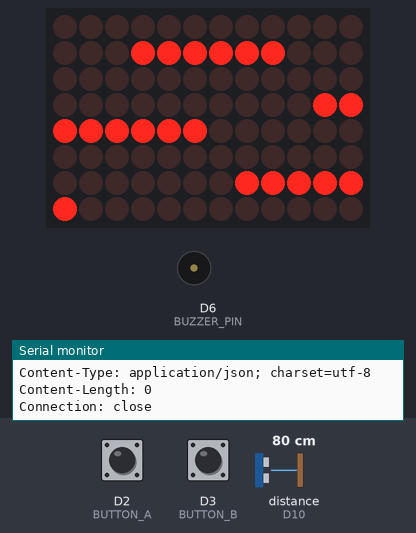
Bench run of a sketch on a simulated Arduino Uno R4 WiFi. Parts: 12×8 LED matrix, buzzer (waves = sounding), the last lines printed to the serial monitor. Wiring (inferred from the names in the program): ultrasonic range finder: trigger D9; echo D10. The inputs (shaded band) are chosen by the test bench; at power-on: distance to the obstacle (sensor on D10) 80 cm, D2 (BUTTON_A) HIGH, D3 (BUTTON_B) HIGH. The echo pulse lasts 58.3 µs per cm; WiFi joins after 1.5 s; servers stay silent unless stated; uploads are accepted with an empty reply.

Above: at 2.7 s.
2.8 s: distance to the obstacle (sensor on D10) set to 27 cm
4.3 s: distance to the obstacle (sensor on D10) set to 24 cm
At 4.9 s:
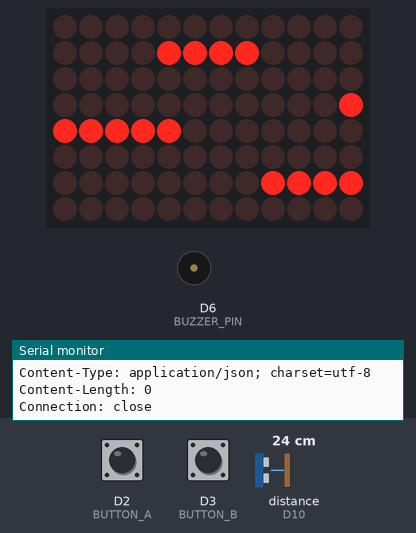
5.9 s: D2 (BUTTON_A) pulled LOW for 0.15 s
At 7.0 s:
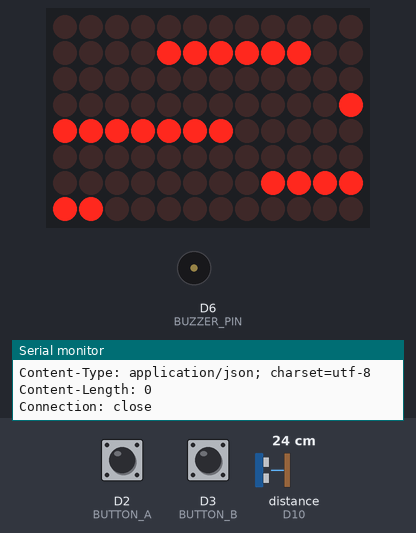
7.6 s: D2 (BUTTON_A) pulled LOW for 1 s
At 8.9 s:
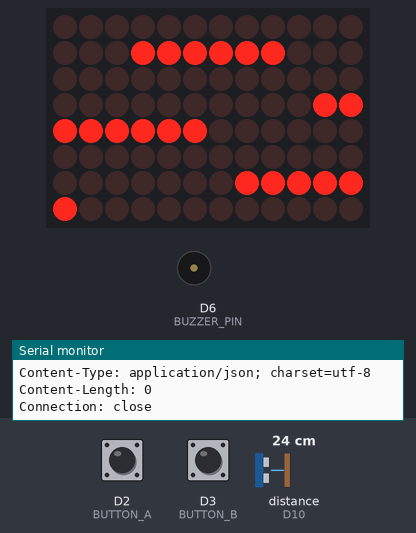
10.1 s: D2 (BUTTON_A) pulled LOW for 3.2 s
At 10.31 s:
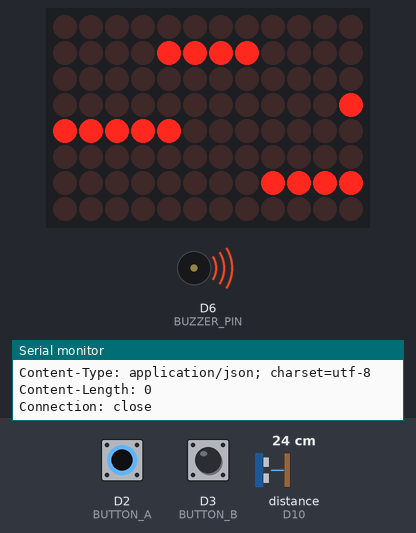
Timing chart, 0 to 13.1 s (numbered marks = the images above; inputs shaded):
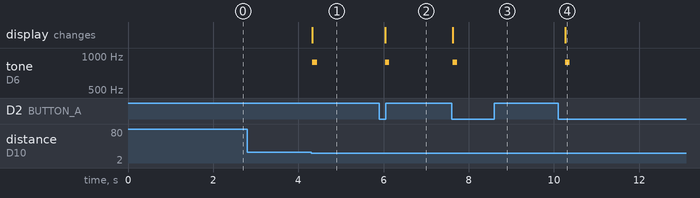

The sketch:

CODE_BLUE_X.ino
```cpp
#include <WiFiS3.h>
#include <Arduino_LED_Matrix.h>
// ArduinoJson v7 recommended (install from Library Manager)
const char WIFI_SSID[] = "YOUR_WIFI_SSID";
const char WIFI_PASSWORD[] = "YOUR_WIFI_PASSWORD";
const char CLOUD_HOST[] = "your-app.onrender.com"; // No https:// or slash
const char DEVICE_TOKEN[] = "REPLACE_WITH_DEVICE_TOKEN";
const int TRIG_PIN = 9;
const int ECHO_PIN = 10;
const int BUTTON_A = 2; // to GND, optional
const int BUTTON_B = 3; // to GND, optional
const int BUZZER_PIN = 6; // passive piezo to GND, optional
ArduinoLEDMatrix matrix;
WiFiSSLClient client;
unsigned long lastPoll=0,lastReconnect=0,lastWave=0;
bool wasNear=false;
int topic=0;
const uint32_t ICONS[3][3] = {
 {0x0001F800,0x0003FC00,0x0001F800},
 {0x0000F000,0x0001F800,0x0000F000},
 {0x0000FC00,0x0001FE00,0x0000FC00}
};
void indicate(){matrix.loadFrame(ICONS[topic]);}
long distanceCm(){digitalWrite(TRIG_PIN,LOW);delayMicroseconds(2);digitalWrite(TRIG_PIN,HIGH);delayMicroseconds(10);digitalWrite(TRIG_PIN,LOW);unsigned long us=pulseIn(ECHO_PIN,HIGH,24000UL);if(!us)return -1;return long(us/58UL);}
void connectWifi(){if(WiFi.status()==WL_CONNECTED)return;Serial.println("Connecting WiFi...");WiFi.begin(WIFI_SSID,WIFI_PASSWORD);unsigned long start=millis();while(WiFi.status()!=WL_CONNECTED && millis()-start<12000){delay(250);}Serial.println(WiFi.status()==WL_CONNECTED?"WiFi connected":"WiFi failed");}
void sendReading(long cm,bool wave){if(WiFi.status()!=WL_CONNECTED)return;client.stop();if(!client.connect(CLOUD_HOST,443)){Serial.println("TLS connection failed");return;}
 String payload=String("{\"distance\":")+String(cm<0?0:cm)+",\"gesture\":\""+(wave?"wave":"none")+"\"}";
 client.println("POST /api/device HTTP/1.1");client.print("Host: ");client.println(CLOUD_HOST);client.println("Content-Type: application/json");client.print("X-Device-Token: ");client.println(DEVICE_TOKEN);client.print("Content-Length: ");client.println(payload.length());client.println("Connection: close");client.println();client.print(payload);
 unsigned long start=millis();while(client.connected()&&millis()-start<3500){while(client.available()){Serial.write(client.read());start=millis();}delay(1);}client.stop();}
void setup(){Serial.begin(115200);pinMode(TRIG_PIN,OUTPUT);pinMode(ECHO_PIN,INPUT);pinMode(BUTTON_A,INPUT_PULLUP);pinMode(BUTTON_B,INPUT_PULLUP);pinMode(BUZZER_PIN,OUTPUT);matrix.begin();indicate();connectWifi();}
void loop(){unsigned long now=millis();if(WiFi.status()!=WL_CONNECTED&&now-lastReconnect>15000){lastReconnect=now;connectWifi();}
 if(now-lastPoll>=1400){lastPoll=now;long cm=distanceCm();bool near=(cm>=5&&cm<=25);bool wave=near&&!wasNear&&(now-lastWave>1800);wasNear=near;if(wave){lastWave=now;topic=(topic+1)%3;indicate();tone(BUZZER_PIN,880,120);}sendReading(cm,wave);}
 static bool oldA=HIGH,oldB=HIGH;bool a=digitalRead(BUTTON_A),b=digitalRead(BUTTON_B);if(oldA==HIGH&&a==LOW){topic=(topic+1)%3;indicate();tone(BUZZER_PIN,880,100);}if(oldB==HIGH&&b==LOW){tone(BUZZER_PIN,440,140);}oldA=a;oldB=b;delay(25);
}
```

Measured:
- the behaviour switches between 26 and 25 cm on distance to the obstacle (sensor on D10) (found by bisection; images 0 and 1)
- after the input at 4.3 s, tone on D6 (BUZZER_PIN): silent → 880 Hz at once, → silent 0.12 s later; the display: changes at once (image 1)
- after the input at 5.9 s, tone on D6 (BUZZER_PIN): silent → 880 Hz after 0.14 s, → silent 0.10 s later; the display: changes after 0.14 s (image 2)
- after the input at 7.6 s, tone on D6 (BUZZER_PIN): silent → 880 Hz at once, → silent 0.10 s later; the display: changes at once (image 3)
- after the input at 10.1 s, tone on D6 (BUZZER_PIN): silent → 880 Hz after 0.17 s, → silent 0.10 s later; the display: changes after 0.17 s (image 4)
